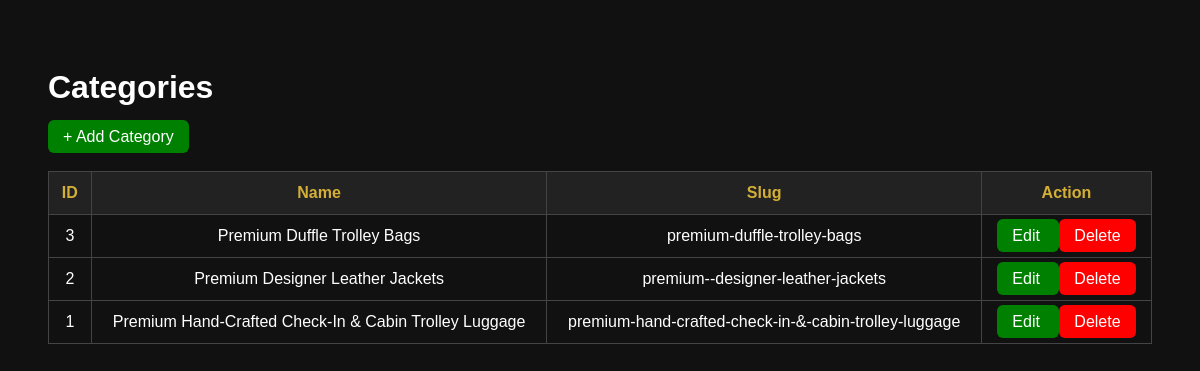
Page /admin/categories (signed in) on the committed database.
### models.py (models this page shows, shortened)
class Category(db.Model):
    __tablename__ = "categories"
    id = db.Column(db.Integer, primary_key=True)
    name = db.Column(db.String(100), unique=True, nullable=False)
    slug = db.Column(db.String(100), unique=True, nullable=False)
    products = db.relationship(
        "Product",
        back_populates="category",
        cascade="all, delete-orphan"
    )

### app.py (the view)
@app.route("/admin/categories")
@login_required
def categories():
    categories = Category.query.order_by(Category.id.desc()).all()
    return render_template(
        "admin/categories.html",
        categories=categories
    )

### app.py (called while the page is built)
@app.context_processor
def inject_cart_count():
    cart_count = 0
    if current_user.is_authenticated:
        cart_items = Cart.query.filter_by(
            customer_id=current_user.id
        ).all()
        for item in cart_items:
            cart_count += item.quantity
    return {
        "cart_count": cart_count
    }

@login_manager.user_loader
def load_user(user_id):
    return Admin.query.get(int(user_id))

@app.after_request
def add_no_cache_headers(response):
    response.headers["Cache-Control"] = "no-store, no-cache, must-revalidate, max-age=0"
    response.headers["Pragma"] = "no-cache"
    response.headers["Expires"] = "0"
    return response

### templates/admin/categories.html (shortened to what this page needs)
<!DOCTYPE html>
<html>
<head>
</head>
<body>
<h1>Categories</h1>
<p>
<a
class="btn"
href="{{ url_for('add_category') }}">
+ Add Category
</a>
</p>
<table>
<tr>
<th>ID</th>
<th>Name</th>
<th>Slug</th>
<th>Action</th>
</tr>
{% for category in categories %}
<tr>
<td>{{ category.id }}</td>
<td>{{ category.name }}</td>
<td>{{ category.slug }}</td>
<td>
<a
class="btn"
href="{{ url_for('edit_category', id=category.id) }}">
Edit
</a>
<a
class="btn"
style="background:red;"
href="{{ url_for('delete_category', id=category.id) }}"
onclick="return confirm('Delete this category?')">
Delete
</a>
</td>
</tr>
{% endfor %}
</table>
</body>
</html>

### templates/admin/categories.html (style rules this page uses)
body { font-family:Arial; background:#111; color:white; padding:40px; }
table { width:100%; border-collapse:collapse; margin-top:25px; }
th,td { border:1px solid #444; padding:12px; text-align:center; }
th { background:#222; color:#d4af37; }
a { color:white; text-decoration:none; }
.btn { padding:8px 15px; background:green; border-radius:6px; }

### rows in the picture
Category: id "3", name "Premium Duffle Trolley Bags", slug "premium-duffle-trolley-bags"
Category: id "2", name "Premium Designer Leather Jackets", slug "premium--designer-leather-jackets"
Category: id "1", name "Premium Hand-Crafted Check-In & Cabin Trolley Luggage", slug "premium-hand-crafted-check-in-&-cabin-trolley-luggage"
